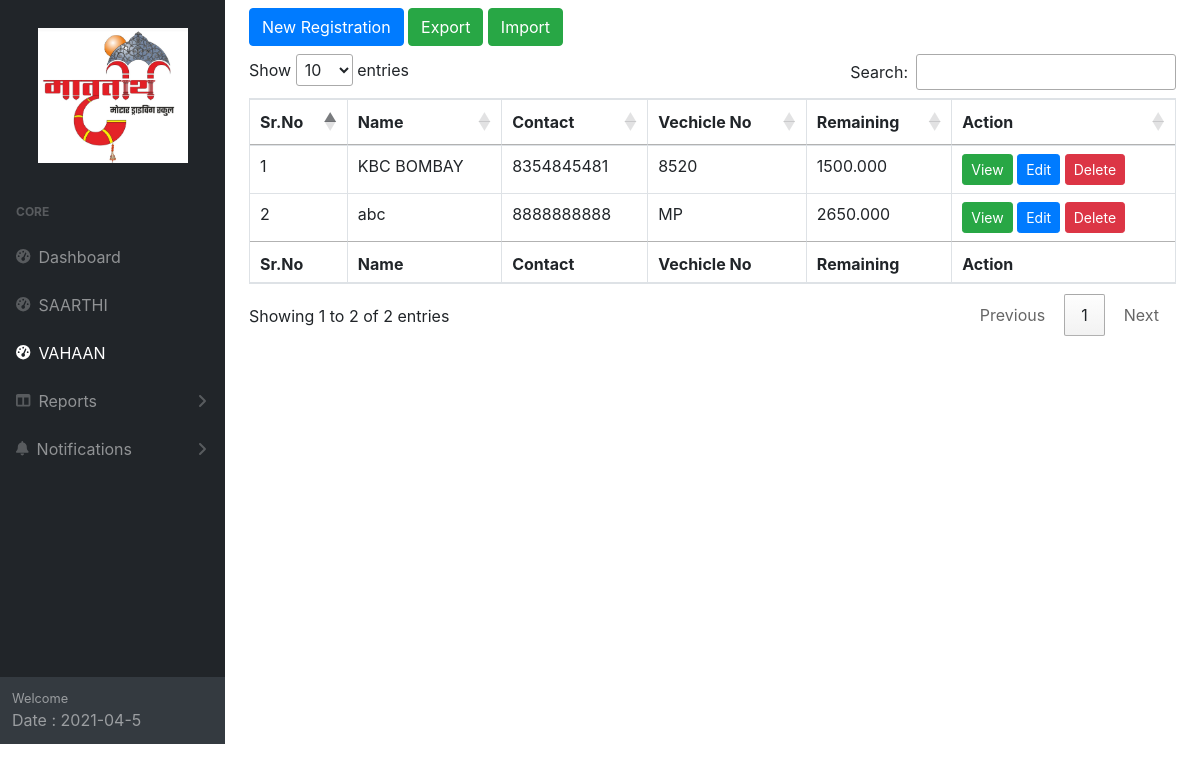
The page /sarthi/ on the database its author committed.
### RTOMod/models.py (models this page shows)
class Sarthi(models.Model):
    Name = models.CharField(max_length=1080)
    contact = models.CharField(max_length=1080)
    Address = models.CharField(max_length=1080)
    vehicleNo = models.CharField(max_length=1080)
    ClassId  = models.CharField(max_length=1080)
    InsuranceNo = models.CharField(max_length=1080)
    InsuranceStartDate = models.CharField(max_length=1080)
    InsuranceExpiryDate = models.CharField(max_length=1080)
    PUCNo = models.CharField(max_length=1080)
    PUCStartDate = models.CharField(max_length=1080)
    PUCExpiryDate = models.CharField(max_length=1080)
    FitnessNo = models.CharField(max_length=1080)
    FitnessStartDate = models.CharField(max_length=1080)
    FitnessExpiryDate = models.CharField(max_length=1080)
    PermitNo = models.CharField(max_length=1080)
    PermitStartDate = models.CharField(max_length=1080)
    PermitExpiryDate = models.CharField(max_length=1080)
    TaxNo = models.CharField(max_length=1080)
    TaxStartDate = models.CharField(max_length=1080)
    TaxExpiryDate = models.CharField(max_length=1080)
    GTNo = models.CharField(max_length=1080)
    GTStartDate = models.CharField(max_length=1080)
    GTExpiryDate = models.CharField(max_length=1080)
    PTNo = models.CharField(max_length=1080)
    PTStartDate = models.CharField(max_length=1080)
    PTExpiryDate = models.CharField(max_length=1080)
    services = models.CharField(max_length=1000)
    Expiry = models.DateField()
    total = models.DecimalField(decimal_places=3,max_digits=120)
    Paid = models.DecimalField(decimal_places=3,max_digits=120)
    Remaining =  models.DecimalField(decimal_places=3,max_digits=120)
    systemDate = models.DateTimeField(auto_now=False, auto_now_add=False)
    created_at = models.DateTimeField(auto_now_add=True)
    updated_at = models.DateTimeField(auto_now=True)

### RTOMod/views.py (the view)
# urls.py: path('sarthi/', views.sarthi, name="RTOModSarthi"),
def sarthi(request):
    AllSAR = Sarthi.objects.all()
    return render(request, 'RTOMod/sarthi.html',{'AllSAR':AllSAR})

### RTOMod/templates/RTOMod/sarthi.html
{% extends 'base.html' %}
{% block content %}
<a href={% url 'RTOModSarthiRegister' %} class="btn btn-primary my-2">New Registration</a>
<a href={% url 'importvahaan' %} class="btn btn-success my-2">Export</a>
<a href={% url 'importonlyvahaan' %} class="btn btn-success my-2">Import</a>
<div class="table-responsive">
    <table class="table table-bordered" id="dataTable" width="100%" cellspacing="0">
        <thead>
            <tr>
                <th>Sr.No</th>
                <th>Name</th>
                <th>Contact</th>
                <th>Vechicle No</th>
                <th>Remaining</th>
                <th>Action</th>
            </tr>
        </thead>
        <tfoot>
            <tr>
                <th>Sr.No</th>
                <th>Name</th>
                <th>Contact</th>
                <th>Vechicle No</th>
                <th>Remaining</th>
                <th>Action</th>
            </tr>
        </tfoot>
        <tbody>
            {% for SAR in AllSAR %}
            <tr>
                <td>{{forloop.counter}}</td>
                <td>{{SAR.Name}}</td>
                <td>{{SAR.contact}}</td>
                <td>{{SAR.vehicleNo}}</td>
                <td>{{SAR.Remaining}}</td>
                <td><a href={% url 'RTOModSarthiView' id=SAR.pk %} class="btn btn-sm btn-success">View</a>
                <a class="btn btn-sm btn-primary" href={% url 'RTOModSarthiEdit' id=SAR.pk %}>Edit</a>
                <a href={% url 'RTOModSarthiDelete' id=SAR.pk %} class="btn btn-sm btn-danger">Delete</i></a></td>
            </tr>
            {% endfor %}
        </tbody>
    </table>
</div>
{% endblock %}

### rows shown on the page
Sarthi: Name "KBC BOMBAY", contact "8354845481", vehicleNo "8520", Remaining "1500.000"
Sarthi: Name "abc", contact "8888888888", vehicleNo "MP", Remaining "2650.000"
